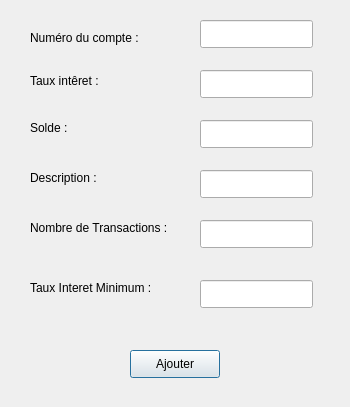
<?xml version="1.0" encoding="UTF-8"?>
<ui version="4.0">
 <class>AjoutCheque</class>
 <widget class="QDialog" name="AjoutCheque">
  <property name="geometry">
   <rect>
    <x>0</x>
    <y>0</y>
    <width>350</width>
    <height>407</height>
   </rect>
  </property>
  <property name="windowTitle">
   <string>AjoutCheque</string>
  </property>
  <widget class="QPushButton" name="pushButton">
   <property name="geometry">
    <rect>
     <x>130</x>
     <y>350</y>
     <width>90</width>
     <height>28</height>
    </rect>
   </property>
   <property name="text">
    <string>Ajouter</string>
   </property>
  </widget>
  <widget class="QLabel" name="label">
   <property name="geometry">
    <rect>
     <x>30</x>
     <y>30</y>
     <width>141</width>
     <height>16</height>
    </rect>
   </property>
   <property name="text">
    <string>Numéro du compte :</string>
   </property>
  </widget>
  <widget class="QLabel" name="label_2">
   <property name="geometry">
    <rect>
     <x>30</x>
     <y>70</y>
     <width>141</width>
     <height>21</height>
    </rect>
   </property>
   <property name="text">
    <string>Taux intêret :</string>
   </property>
  </widget>
  <widget class="QLabel" name="label_3">
   <property name="geometry">
    <rect>
     <x>30</x>
     <y>120</y>
     <width>141</width>
     <height>16</height>
    </rect>
   </property>
   <property name="text">
    <string>Solde :</string>
   </property>
  </widget>
  <widget class="QLabel" name="label_4">
   <property name="geometry">
    <rect>
     <x>30</x>
     <y>170</y>
     <width>141</width>
     <height>16</height>
    </rect>
   </property>
   <property name="text">
    <string>Description :</string>
   </property>
  </widget>
  <widget class="QLabel" name="label_5">
   <property name="geometry">
    <rect>
     <x>30</x>
     <y>220</y>
     <width>151</width>
     <height>16</height>
    </rect>
   </property>
   <property name="text">
    <string>Nombre de Transactions :</string>
   </property>
  </widget>
  <widget class="QLabel" name="label_6">
   <property name="geometry">
    <rect>
     <x>30</x>
     <y>280</y>
     <width>141</width>
     <height>16</height>
    </rect>
   </property>
   <property name="text">
    <string>Taux Interet Minimum :</string>
   </property>
  </widget>
  <widget class="QLineEdit" name="lineEditComte">
   <property name="geometry">
    <rect>
     <x>200</x>
     <y>20</y>
     <width>113</width>
     <height>28</height>
    </rect>
   </property>
  </widget>
  <widget class="QLineEdit" name="lineEditSolde">
   <property name="geometry">
    <rect>
     <x>200</x>
     <y>120</y>
     <width>113</width>
     <height>28</height>
    </rect>
   </property>
  </widget>
  <widget class="QLineEdit" name="lineEditDesc">
   <property name="geometry">
    <rect>
     <x>200</x>
     <y>170</y>
     <width>113</width>
     <height>28</height>
    </rect>
   </property>
  </widget>
  <widget class="QLineEdit" name="lineEditTransactions">
   <property name="geometry">
    <rect>
     <x>200</x>
     <y>220</y>
     <width>113</width>
     <height>28</height>
    </rect>
   </property>
  </widget>
  <widget class="QLineEdit" name="lineEditTaux">
   <property name="geometry">
    <rect>
     <x>200</x>
     <y>70</y>
     <width>113</width>
     <height>28</height>
    </rect>
   </property>
  </widget>
  <widget class="QLineEdit" name="lineEditTauxMin">
   <property name="geometry">
    <rect>
     <x>200</x>
     <y>280</y>
     <width>113</width>
     <height>28</height>
    </rect>
   </property>
  </widget>
 </widget>
 <resources/>
 <connections>
  <connection>
   <sender>pushButton</sender>
   <signal>clicked()</signal>
   <receiver>AjoutCheque</receiver>
   <slot>slotAjoutCheque()</slot>
   <hints>
    <hint type="sourcelabel">
     <x>174</x>
     <y>363</y>
    </hint>
    <hint type="destinationlabel">
     <x>174</x>
     <y>203</y>
    </hint>
   </hints>
  </connection>
 </connections>
 <slots>
  <slot>slotAjoutCheque()</slot>
 </slots>
</ui>
